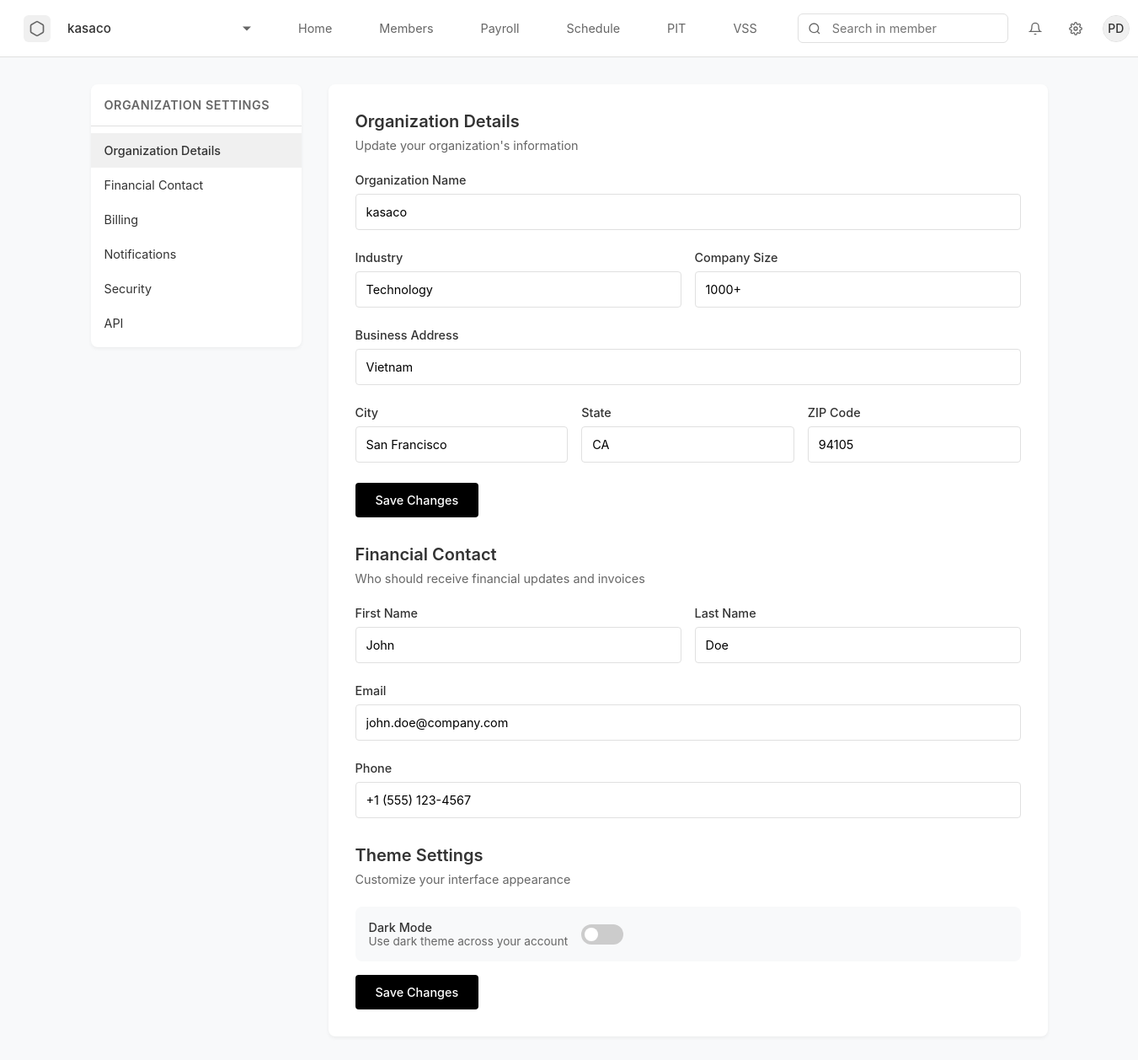
/settings (signed in), run on the app's committed database.
### app.py (models this page shows, shortened)
class Organization(db.Model):
    id = db.Column(db.Integer, primary_key=True)
    name = db.Column(db.String(120), nullable=False)
    industry = db.Column(db.String(80))
    size = db.Column(db.String(50))
    location = db.Column(db.String(120))
    logo_url = db.Column(db.String(255))
    created_at = db.Column(db.DateTime, default=datetime.utcnow)
    users = db.relationship('User', backref='org', lazy=True)

### app.py (the view)
@app.route('/settings')
def settings():
    if 'user_id' not in session:
        return redirect('/login')
    user = User.query.get(session['user_id'])
    if not user:
        session.pop('user_id', None)
        return redirect('/login')
    organization = None
    if user.organization_id:
        organization = Organization.query.get(user.organization_id)
    return render_template('settings.html', user=user, organization=organization)

### app.py (called while the page is built)
@app.context_processor
def inject_organization():
    if 'user_id' in session:
        user = User.query.get(session['user_id'])
        if user and user.organization_id:
            organization = Organization.query.get(user.organization_id)
            return {'organization': organization}
    return {'organization': None}

    @property
    def name(self):
        if self.first_name and self.last_name:
            return f"{self.first_name} {self.last_name}"
        return "None"

### templates/settings.html (shortened to what this page needs)
{% extends "base.html" %}
{% block content %}
<div class="settings-container">
    <div class="settings-sidebar">
        <div class="settings-menu">
            <div class="settings-menu-header">
                <div class="settings-menu-title">Organization Settings</div>
            </div>
            <div class="settings-menu-items">
                <a href="#" class="settings-menu-item active">Organization Details</a>
                <a href="#" class="settings-menu-item">Financial Contact</a>
                <a href="#" class="settings-menu-item">Billing</a>
                <a href="#" class="settings-menu-item">Notifications</a>
                <a href="#" class="settings-menu-item">Security</a>
                <a href="#" class="settings-menu-item">API</a>
            </div>
        </div>
    </div>
    <div class="settings-content">
        <div class="settings-section">
            <div class="settings-section-header">
                <h2 class="settings-section-title">Organization Details</h2>
                <p class="settings-section-description">Update your organization's information</p>
            </div>
            <form id="organizationForm">
                <div class="form-group">
                    <label class="form-label">Organization Name</label>
                    <input type="text" class="form-input" name="name" value="{{ organization.name if organization else '' }}">
                </div>
                <div class="form-row">
                    <div class="form-group">
                        <label class="form-label">Industry</label>
                        <input type="text" class="form-input" value="Technology">
                    </div>
                    <div class="form-group">
                        <label class="form-label">Company Size</label>
                        <input type="text" class="form-input" name="size" value="{{ organization.size if organization else '' }}">
                    </div>
                </div>
                <div class="form-group">
                    <label class="form-label">Business Address</label>
                    <input type="text" class="form-input" name="location" value="{{ organization.location if organization else '' }}">
                </div>
                <div class="form-row">
                    <div class="form-group">
                        <label class="form-label">City</label>
                        <input type="text" class="form-input" value="San Francisco">
                    </div>
                    <div class="form-group">
                        <label class="form-label">State</label>
                        <input type="text" class="form-input" value="CA">
                    </div>
                    <div class="form-group">
                        <label class="form-label">ZIP Code</label>
                        <input type="text" class="form-input" value="94105">
                    </div>
                </div>
                <div class="form-group">
                    <button type="submit" class="btn btn-primary">Save Changes</button>
                </div>
            </form>
        </div>
        <div class="settings-section">
            <div class="settings-section-header">
                <h2 class="settings-section-title">Financial Contact</h2>
                <p class="settings-section-description">Who should receive financial updates and invoices</p>
            </div>
            <form>
                <div class="form-row">
                    <div class="form-group">
                        <label class="form-label">First Name</label>
                        <input type="text" class="form-input" value="John">
                    </div>
                    <div class="form-group">
                        <label class="form-label">Last Name</label>
                        <input type="text" class="form-input" value="Doe">
                    </div>
                </div>
                <div class="form-group">
                    <label class="form-label">Email</label>
                    <input type="email" class="form-input" value="john.doe@company.com">
                </div>
                <div class="form-group">
                    <label class="form-label">Phone</label>
                    <input type="tel" class="form-input" value="+1 (555) 123-4567">
                </div>
            </form>
        </div>
        <div class="settings-section">
            <div class="settings-section-header">
                <h2 class="settings-section-title">Theme Settings</h2>
                <p class="settings-section-description">Customize your interface appearance</p>
            </div>
            <div class="theme-toggle">
                <div>
                    <div class="theme-toggle-label">Dark Mode</div>
                    <div class="theme-toggle-description">Use dark theme across your account</div>
                </div>
                <label class="toggle-switch">
                    <span class="toggle-slider"></span>
                </label>
            </div>
            <div class="form-group">
                <button class="btn btn-primary">Save Changes</button>
            </div>
        </div>
    </div>
</div>
{% endblock %}

### templates/base.html (shortened to what this page needs)
<!DOCTYPE html>
<html lang="en">
<head>
    <link rel="stylesheet" href="https://cdn.jsdelivr.net/npm/flatpickr/dist/flatpickr.min.css">
</head>
<body>
    {% if not hide_navbar %}
    <nav class="navbar">
        <div class="company-section">
            <div class="company-logo">
                <svg viewBox="0 0 24 24" fill="none" stroke="currentColor" stroke-width="2">
                    <path d="M21 16V8a2 2 0 0 0-1-1.73l-7-4a2 2 0 0 0-2 0l-7 4A2 2 0 0 0 3 8v8a2 2 0 0 0 1 1.73l7 4a2 2 0 0 0 2 0l7-4A2 2 0 0 0 21 16z"></path>
                </svg>
            </div>
            <select class="company-select" onchange="if(this.value === 'add') window.location.href='/organization/setup';">
                <option value="{{ organization.id if organization else '' }}">{{ organization.name if organization else 'Select organization' }}</option>
            </select>
        </div>
        <div class="nav-links">
            <a href="/" class="nav-link {% if request.path == '/' %}active{% endif %}">Home</a>
            <a href="#" class="nav-link {% if request.path == '/members' %}active{% endif %}">Members</a>
            <a href="#" class="nav-link {% if request.path == '/payroll' %}active{% endif %}">Payroll</a>
            <a href="#" class="nav-link {% if request.path == '/schedule' %}active{% endif %}">Schedule</a>
            <a href="#" class="nav-link {% if request.path == '/pit' %}active{% endif %}">PIT</a>
            <a href="#" class="nav-link {% if request.path == '/vss' %}active{% endif %}">VSS</a>
        </div>
        <div class="search-section">
            <div class="search-bar-wrapper">
                <div class="search-icon">
                    <svg viewBox="0 0 24 24" fill="none" stroke="currentColor" stroke-width="2">
                        <circle cx="11" cy="11" r="8"></circle>
                        <path d="M21 21l-4.35-4.35"></path>
                    </svg>
                </div>
                <input type="text" class="search-bar" placeholder="Search in member">
            </div>
            <div class="user-profile">
                <div class="notification-icon">
                    <svg viewBox="0 0 24 24" fill="none" stroke="currentColor" stroke-width="2">
                        <path d="M18 8A6 6 0 0 0 6 8c0 7-3 9-3 9h18s-3-2-3-9"></path>
                        <path d="M13.73 21a2 2 0 0 1-3.46 0"></path>
                    </svg>
                </div>
                <a href="/settings" class="settings-icon">
                </a>
                <div class="profile-pic" id="profileButton">
                </div>
            </div>
        </div>
    </nav>
    {% endif %}
    {% block content %}{% endblock %}
</body>
</html>

### templates/base.html (style rules this page uses)
* { margin: 0; padding: 0; box-sizing: border-box; font-family: -apple-system, BlinkMacSystemFont, 'Segoe UI', Roboto, Oxygen, Ubuntu, Cantarell, sans-serif; }
body { background-color: #f8f9fa; min-height: 100vh; }
.navbar { background: white; padding: 0.75rem 1.5rem; border-bottom: 1px solid #e0e0e0; display: flex; align-items: center; gap: 2rem; position: sticky; top: 0; z-index: 100; }
.company-section { display: flex; align-items: center; gap: 0.75rem; padding: 0.25rem; position: relative; cursor: pointer; border-radius: 6px; transition: all 0.2s; }
.company-logo { width: 32px; height: 32px; display: flex; align-items: center; justify-content: center; background-color: #f0f0f0; border-radius: 6px; }
.company-logo svg { width: 20px; height: 20px; color: #666; }
.company-select { appearance: none; -webkit-appearance: none; -moz-appearance: none; background: transparent; border: none; padding: 0.5rem; padding-right: 1.5rem; font-size: 0.95rem; color: #333; cursor: pointer; min-width: 200px; font-weight: 500; }
.company-section::after { content: ''; position: absolute; right: 0.5rem; top: 50%; transform: translateY(-50%); width: 0; height: 0; border-left: 5px solid transparent; border-right: 5px solid transparent; border-top: 5px solid #666; }
select option { padding: 0.75rem 1rem; font-size: 0.95rem; }
.nav-links { display: flex; gap: 1.5rem; align-items: center; }
.nav-link { color: #666; text-decoration: none; font-size: 0.9rem; padding: 0.75rem 1rem; border-radius: 6px; transition: all 0.2s; position: relative; }
.search-section { margin-left: auto; display: flex; align-items: center; gap: 1rem; }
.search-bar-wrapper { position: relative; display: flex; align-items: center; }
.search-bar { padding: 0.5rem 1rem; padding-left: 2.5rem; border: 1px solid #e0e0e0; border-radius: 6px; width: 250px; font-size: 0.9rem; background: white; }
.search-icon { position: absolute; left: 0.75rem; color: #666; display: flex; align-items: center; justify-content: center; }
.search-icon svg { width: 16px; height: 16px; }
.user-profile { display: flex; align-items: center; gap: 1rem; position: relative; }
.notification-icon, .settings-icon { width: 32px; height: 32px; display: flex; align-items: center; justify-content: center; color: #666; cursor: pointer; padding: 0.5rem; border-radius: 50%; transition: all 0.2s; }
.notification-icon svg, .settings-icon svg { width: 20px; height: 20px; }
.profile-pic { width: 32px; height: 32px; border-radius: 50%; cursor: pointer; overflow: hidden; border: 1px solid #e0e0e0; transition: border-color 0.2s; }

### data on the page
Organization: name "kasaco", size "1000+", location "Vietnam"
